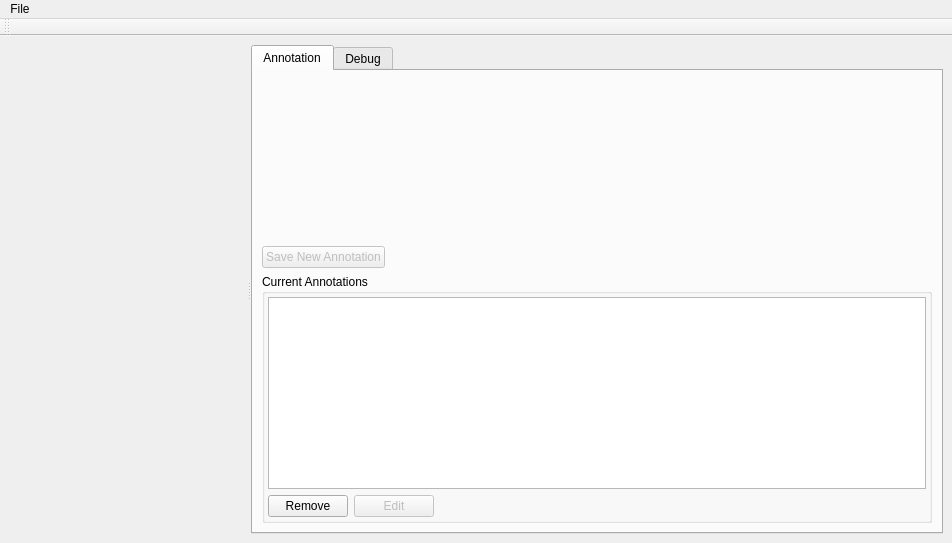
<?xml version="1.0" encoding="UTF-8"?>
<ui version="4.0">
 <class>StandaloneMeshViewer</class>
 <widget class="QMainWindow" name="StandaloneMeshViewer">
  <property name="geometry">
   <rect>
    <x>0</x>
    <y>0</y>
    <width>952</width>
    <height>543</height>
   </rect>
  </property>
  <widget class="QWidget" name="centralWidget">
   <property name="windowTitle">
    <string>Standalone Mesh Viewer</string>
   </property>
   <layout class="QHBoxLayout" name="horizontalLayout">
    <item>
     <widget class="QSplitter" name="splitter">
      <property name="orientation">
       <enum>Qt::Horizontal</enum>
      </property>
      <widget class="MeshViewWidget" name="viewerWidget" native="true">
       <property name="sizePolicy">
        <sizepolicy hsizetype="Preferred" vsizetype="MinimumExpanding">
         <horstretch>0</horstretch>
         <verstretch>0</verstretch>
        </sizepolicy>
       </property>
      </widget>
      <widget class="QTabWidget" name="tabWidget">
       <property name="enabled">
        <bool>true</bool>
       </property>
       <property name="currentIndex">
        <number>0</number>
       </property>
       <widget class="QWidget" name="annotationTab">
        <attribute name="title">
         <string>Annotation</string>
        </attribute>
        <layout class="QVBoxLayout" name="verticalLayout_3">
         <item>
          <widget class="PartonomyWidget" name="partonomyWidget" native="true">
           <property name="sizePolicy">
            <sizepolicy hsizetype="Preferred" vsizetype="MinimumExpanding">
             <horstretch>0</horstretch>
             <verstretch>0</verstretch>
            </sizepolicy>
           </property>
          </widget>
         </item>
         <item>
          <layout class="QHBoxLayout" name="annotationTools">
           <item>
            <widget class="QPushButton" name="saveAnnotation">
             <property name="enabled">
              <bool>false</bool>
             </property>
             <property name="text">
              <string>Save New Annotation</string>
             </property>
            </widget>
           </item>
           <item>
            <spacer name="horizontalSpacer_3">
             <property name="orientation">
              <enum>Qt::Horizontal</enum>
             </property>
             <property name="sizeHint" stdset="0">
              <size>
               <width>40</width>
               <height>20</height>
              </size>
             </property>
            </spacer>
           </item>
          </layout>
         </item>
         <item>
          <widget class="QGroupBox" name="currentAnnotationsGroupBox">
           <property name="title">
            <string>Current Annotations</string>
           </property>
           <layout class="QVBoxLayout" name="verticalLayout_4">
            <property name="leftMargin">
             <number>3</number>
            </property>
            <property name="topMargin">
             <number>3</number>
            </property>
            <property name="rightMargin">
             <number>3</number>
            </property>
            <property name="bottomMargin">
             <number>3</number>
            </property>
            <item>
             <widget class="QListView" name="currentAnnotationsView"/>
            </item>
            <item>
             <layout class="QHBoxLayout" name="annotationButtonsLayout">
              <item>
               <widget class="QPushButton" name="removeAnnotationButton">
                <property name="enabled">
                 <bool>true</bool>
                </property>
                <property name="text">
                 <string>Remove</string>
                </property>
               </widget>
              </item>
              <item>
               <widget class="QPushButton" name="editAnnotationButton">
                <property name="enabled">
                 <bool>false</bool>
                </property>
                <property name="text">
                 <string>Edit</string>
                </property>
               </widget>
              </item>
              <item>
               <spacer name="horizontalSpacer">
                <property name="orientation">
                 <enum>Qt::Horizontal</enum>
                </property>
                <property name="sizeHint" stdset="0">
                 <size>
                  <width>40</width>
                  <height>20</height>
                 </size>
                </property>
               </spacer>
              </item>
             </layout>
            </item>
           </layout>
          </widget>
         </item>
        </layout>
       </widget>
       <widget class="QWidget" name="debugTab">
        <attribute name="title">
         <string>Debug</string>
        </attribute>
        <layout class="QVBoxLayout" name="verticalLayout_2">
         <item>
          <widget class="QGroupBox" name="groupBox">
           <property name="enabled">
            <bool>false</bool>
           </property>
           <property name="title">
            <string>Property Color Transfer Tuning</string>
           </property>
           <layout class="QVBoxLayout" name="verticalLayout_5">
            <item>
             <widget class="QRadioButton" name="windowLevelButton">
              <property name="text">
               <string>Window-level scale</string>
              </property>
             </widget>
            </item>
            <item>
             <widget class="TweakParamWidget" name="tweakParams" native="true"/>
            </item>
            <item>
             <widget class="QRadioButton" name="minMaxButton">
              <property name="text">
               <string>Min-max scale</string>
              </property>
             </widget>
            </item>
            <item>
             <widget class="TweakParamWidget" name="minMaxParams" native="true"/>
            </item>
            <item>
             <widget class="QCheckBox" name="invertScaleCheckBox">
              <property name="text">
               <string>Invert</string>
              </property>
             </widget>
            </item>
            <item>
             <layout class="QHBoxLayout" name="vtkTools">
              <item>
               <widget class="QLabel" name="colorSeriesLabel">
                <property name="text">
                 <string>Color Series #:</string>
                </property>
               </widget>
              </item>
              <item>
               <widget class="QComboBox" name="colorSeriesSelector">
                <property name="enabled">
                 <bool>false</bool>
                </property>
               </widget>
              </item>
              <item>
               <spacer name="horizontalSpacer_2">
                <property name="orientation">
                 <enum>Qt::Horizontal</enum>
                </property>
                <property name="sizeHint" stdset="0">
                 <size>
                  <width>40</width>
                  <height>20</height>
                 </size>
                </property>
               </spacer>
              </item>
             </layout>
            </item>
            <item>
             <widget class="QPushButton" name="applyButton">
              <property name="enabled">
               <bool>false</bool>
              </property>
              <property name="text">
               <string>Apply</string>
              </property>
             </widget>
            </item>
           </layout>
          </widget>
         </item>
         <item>
          <spacer name="verticalSpacer">
           <property name="orientation">
            <enum>Qt::Vertical</enum>
           </property>
           <property name="sizeHint" stdset="0">
            <size>
             <width>20</width>
             <height>40</height>
            </size>
           </property>
          </spacer>
         </item>
        </layout>
       </widget>
      </widget>
     </widget>
    </item>
   </layout>
  </widget>
  <widget class="QMenuBar" name="menuBar">
   <property name="geometry">
    <rect>
     <x>0</x>
     <y>0</y>
     <width>952</width>
     <height>25</height>
    </rect>
   </property>
   <widget class="QMenu" name="menuFile">
    <property name="title">
     <string>File</string>
    </property>
    <addaction name="actionLoad_Mesh"/>
    <addaction name="separator"/>
    <addaction name="actionLoad_Selection"/>
    <addaction name="actionSave_Selection"/>
    <addaction name="separator"/>
    <addaction name="actionLoad_Geometric_Property"/>
    <addaction name="actionLoad_Annotations"/>
    <addaction name="actionLoad_Facets"/>
    <addaction name="actionLoad_Bounding_Box"/>
    <addaction name="separator"/>
    <addaction name="actionLoad_Vocabulary"/>
   </widget>
   <addaction name="menuFile"/>
  </widget>
  <widget class="QToolBar" name="toolBar">
   <property name="windowTitle">
    <string>toolBar</string>
   </property>
   <attribute name="toolBarArea">
    <enum>TopToolBarArea</enum>
   </attribute>
   <attribute name="toolBarBreak">
    <bool>false</bool>
   </attribute>
  </widget>
  <action name="actionLoad_Mesh">
   <property name="text">
    <string>Load Mesh</string>
   </property>
  </action>
  <action name="actionLoad_Geometric_Property">
   <property name="text">
    <string>Load Geometric Property</string>
   </property>
  </action>
  <action name="actionLoad_Annotations">
   <property name="text">
    <string>Load Annotations</string>
   </property>
  </action>
  <action name="actionLoad_Facets">
   <property name="text">
    <string>Load Facets</string>
   </property>
  </action>
  <action name="actionLoad_Bounding_Box">
   <property name="text">
    <string>Load Bounding Box</string>
   </property>
  </action>
  <action name="actionLoad_Selection">
   <property name="text">
    <string>Load Selection</string>
   </property>
  </action>
  <action name="actionSave_Selection">
   <property name="text">
    <string>Save Selection</string>
   </property>
  </action>
  <action name="actionLoad_Vocabulary">
   <property name="text">
    <string>Load Vocabulary</string>
   </property>
  </action>
 </widget>
 <customwidgets>
  <customwidget>
   <class>MeshViewWidget</class>
   <extends>QWidget</extends>
   <header>core/meshviewwidget.h</header>
   <container>1</container>
  </customwidget>
  <customwidget>
   <class>PartonomyWidget</class>
   <extends>QWidget</extends>
   <header>partonomywidget.h</header>
   <container>1</container>
  </customwidget>
  <customwidget>
   <class>TweakParamWidget</class>
   <extends>QWidget</extends>
   <header>tweakparamwidget.h</header>
   <container>1</container>
  </customwidget>
 </customwidgets>
 <resources/>
 <connections/>
</ui>
